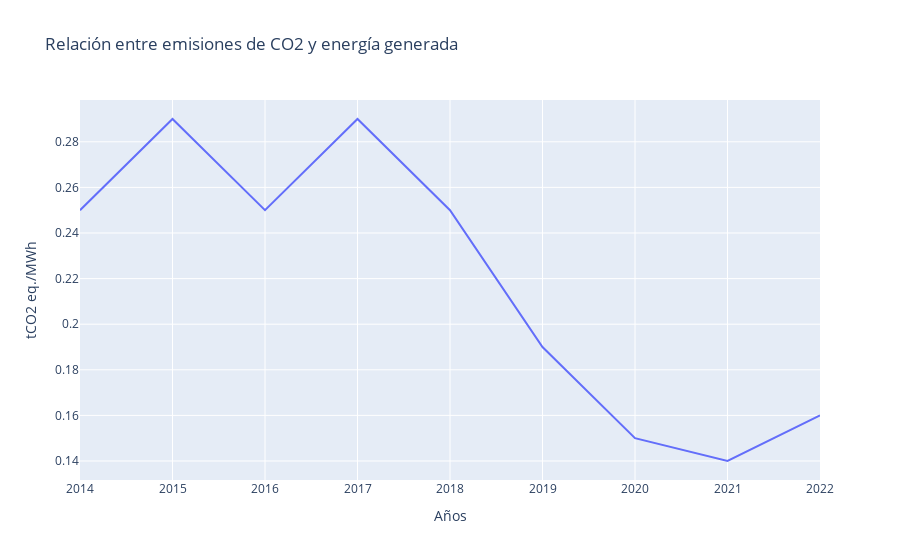

The notebook cell this image was saved under:
### Markdown cell above
**RELACIÓN ENTRE LA ENERGÍA GENERADA Y LAS EMISIONES DE CO2 EQUIVALENTES**

### Code cell
px.line(data_frame = emisiones,
        x = "Años",
        y = "tCO2 eq./MWh",
        title = "Relación entre emisiones de CO2 y energía generada")

### Figure 1 — Plotly figure (JSON) as saved in the notebook; plotly's stock layout.template omitted (floating-point values rounded to 4 significant figures)
{"data": [{"hovertemplate": "Años=%{x}<br>tCO2 eq./MWh=%{y}<extra></extra>", "legendgroup": "", "line": {"color": "#636efa", "dash": "solid"}, "marker": {"symbol": "circle"}, "mode": "lines", "name": "", "orientation": "v", "showlegend": false, "type": "scatter", "x": ["2014", "2015", "2016", "2017", "2018", "2019", "2020", "2021", "2022"], "xaxis": "x", "y": [0.25, 0.29, 0.25, 0.29, 0.25, 0.19, 0.15, 0.14, 0.16], "yaxis": "y"}], "layout": {"legend": {"tracegroupgap": 0}, "title": {"text": "Relación entre emisiones de CO2 y energía generada"}, "xaxis": {"anchor": "y", "domain": [0, 1], "title": {"text": "Años"}}, "yaxis": {"anchor": "x", "domain": [0, 1], "title": {"text": "tCO2 eq./MWh"}}}}
